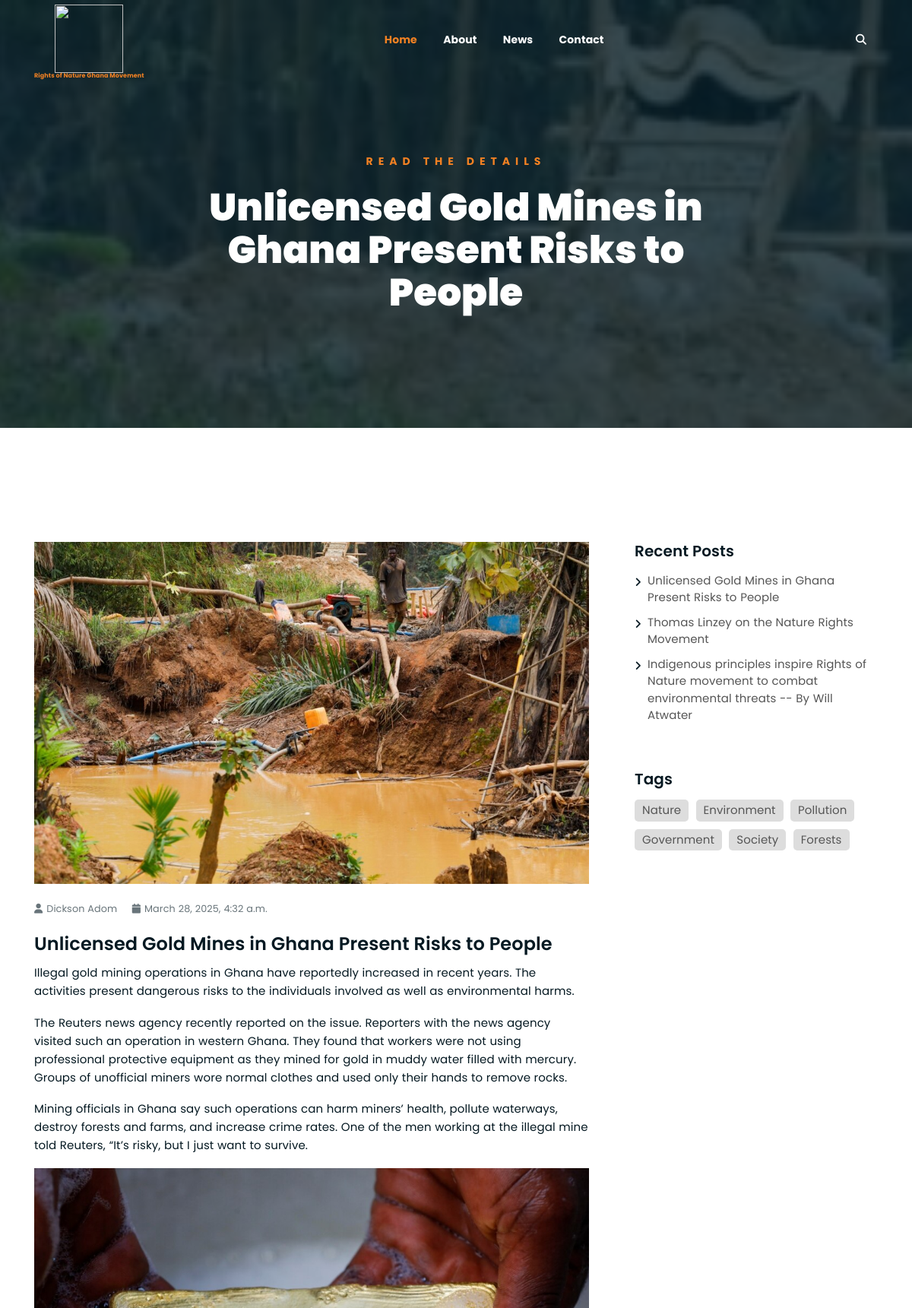
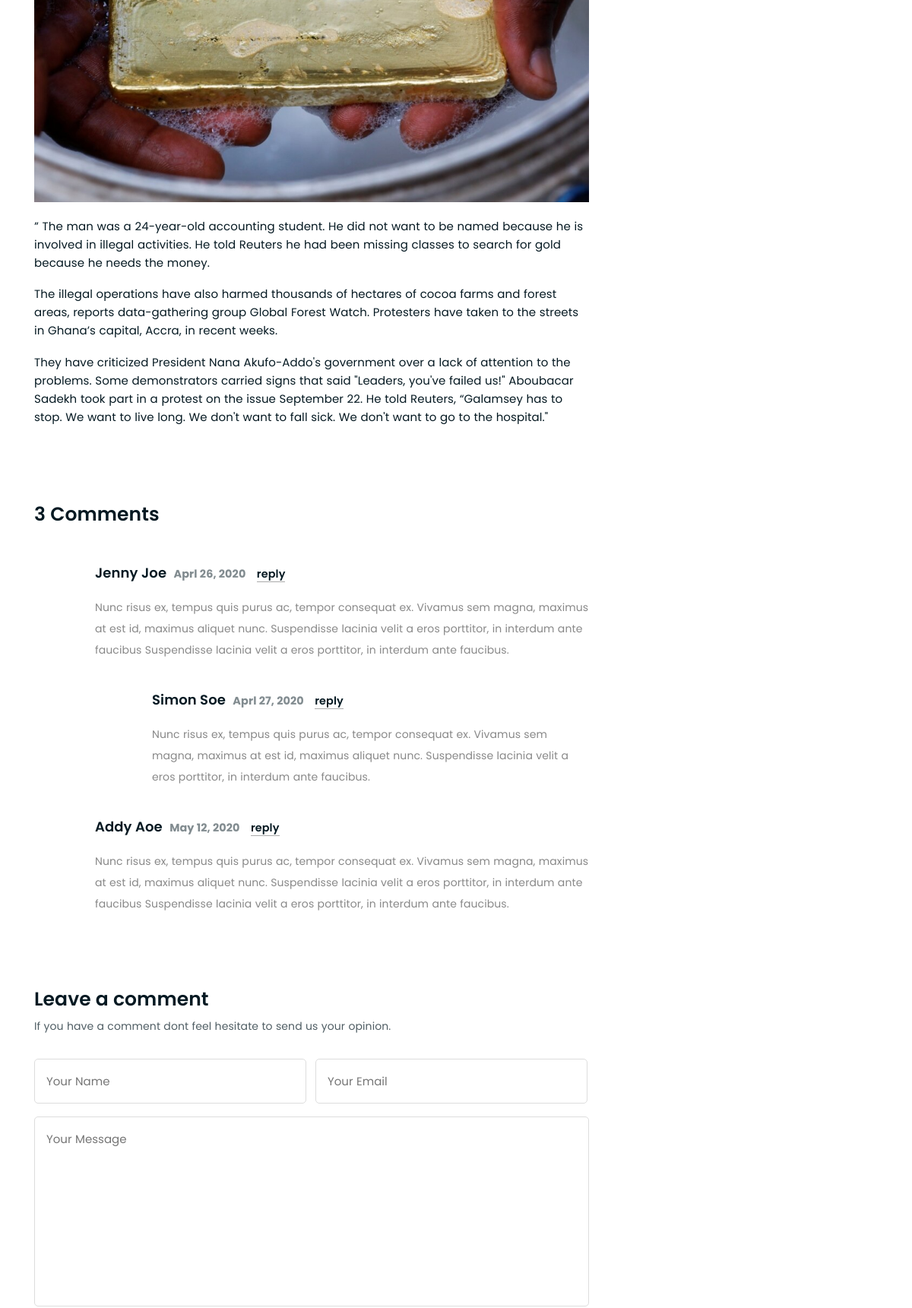
Page /singleNews/2 (upper part) on the committed database (2 pictures, top to bottom).
### ronagapp/models.py (models this page shows, shortened)
class Post(models.Model):
    title = models.CharField(max_length = 150)
    paragraph1 = models.TextField(null=True, blank=True)
    paragraph2 = models.TextField(max_length = 100000, null=True, blank=True)
    paragraph3 = models.TextField(max_length = 100000, null=True, blank=True)
    paragraph4 = models.TextField(max_length = 100000, null=True, blank=True)
    paragraph5 = models.TextField(max_length = 100000, null=True, blank=True)
    paragraph6 = models.TextField(max_length = 100000, null=True, blank=True)
    image1 = models.ImageField(null=True, blank=True, upload_to="posts/")
    image2 = models.ImageField(null=True, blank=True, upload_to="posts/")
    image3 = models.ImageField(null=True, blank=True, upload_to="posts/")
    date = models.DateTimeField(_("Date"), auto_now=True)

### ronagapp/views.py (the view)
# urls.py: path("singleNews/<int:post_id>", views.singleNews, name="singleNews")
def singleNews(request, post_id):
    post = get_object_or_404(Post, pk=post_id)
    context = {"post": post, "posts": posts}
    return render(request, 'singleNews.html', context)

### templates/singleNews.html (shortened to what this page needs)
{% extends 'main.html' %}
{% load static %}
{% block content %}
	{% if post.image1 %}
		<div style="background-image: url('{{ post.image1.url }}'), url('{% static 'media/posts/{{post.image1.url}}.jpg' %}');" class="breadcrumb-section breadcrumb-bg">
	{% endif %}
		<div class="container">
			<div class="row">
				<div class="col-lg-8 offset-lg-2 text-center">
					<div class="breadcrumb-text">
						<p>Read the Details</p>
						<h1>{{post.title}}</h1>
					</div>
				</div>
			</div>
		</div>
	</div>
	<div class="mt-150 mb-150">
		<div class="container">
			<div class="row">
				<div class="col-lg-8">
					<div class="single-article-section">
						<div class="single-article-text">
							{% if post.image1 %}
							<div class="single-artcile-bg">
								<img style="height: 100%; width: 100%; object-fit: cover; object-position: center;" src="{{post.image1.url}}" alt="">
							</div>
							{% else %}
							<p></p>
							{% endif %}
							<p class="blog-meta">
								<span class="author"><i class="fas fa-user"></i>Dickson Adom</span>
								<span class="date"><i class="fas fa-calendar"></i>{{post.date}}</span>
							</p>
							<h2>{{post.title}}</h2>
							{% if post.paragraph1 %}
								<p>{{post.paragraph1}}</p>
							{% endif %}
							{% if post.paragraph2 %}
								<p>{{post.paragraph2}}</p>
							{% endif %}
							{% if post.paragraph3 %}
								<p>{{post.paragraph3}}</p>
							{% endif %}
							{% if post.image2 %}
							<div class="single-artcile-bg">
								<img style="height: 100%; width: 100%; object-fit: cover; object-position: center;" src="{{post.image2.url}}" alt="">
							</div>
							{% endif %}
							{% if post.paragraph4 %}
								<p>{{post.paragraph4}}</p>
							{% endif %}
							{% if post.paragraph5 %}
								<p>{{post.paragraph5}}</p>
							{% endif %}
							{% if post.paragraph6 %}
								<p>{{post.paragraph6}}</p>
							{% endif %}
						</div>
						<div class="comments-list-wrap">
							<h3 class="comment-count-title">3 Comments</h3>
							<div class="comment-list">
								<div class="single-comment-body">
									<div class="comment-text-body">
										<h4>Jenny Joe <span class="comment-date">Aprl 26, 2020</span> <a href="#">reply</a></h4>
										<p>Nunc risus ex, tempus quis purus ac, tempor consequat ex. Vivamus sem magna, maximus at est id, maximus aliquet nunc. Suspendisse lacinia velit a eros porttitor, in interdum ante faucibus Suspendisse lacinia velit a eros porttitor, in interdum ante faucibus.</p>
									</div>
									<div class="single-comment-body child">
										<div class="comment-text-body">
											<h4>Simon Soe <span class="comment-date">Aprl 27, 2020</span> <a href="#">reply</a></h4>
											<p>Nunc risus ex, tempus quis purus ac, tempor consequat ex. Vivamus sem magna, maximus at est id, maximus aliquet nunc. Suspendisse lacinia velit a eros porttitor, in interdum ante faucibus.</p>
										</div>
									</div>
								</div>
								<div class="single-comment-body">
									<div class="comment-text-body">
										<h4>Addy Aoe <span class="comment-date">May 12, 2020</span> <a href="#">reply</a></h4>
										<p>Nunc risus ex, tempus quis purus ac, tempor consequat ex. Vivamus sem magna, maximus at est id, maximus aliquet nunc. Suspendisse lacinia velit a eros porttitor, in interdum ante faucibus Suspendisse lacinia velit a eros porttitor, in interdum ante faucibus.</p>
									</div>
								</div>
							</div>
						</div>
						<div class="comment-template">
							<h4>Leave a comment</h4>
							<p>If you have a comment dont feel hesitate to send us your opinion.</p>
							<form action="{% url 'index' %}">
								<p>
									<input type="text" placeholder="Your Name">
									<input type="email" placeholder="Your Email">
								</p>
								<p><textarea name="comment" id="comment" cols="30" rows="10" placeholder="Your Message"></textarea></p>
							</form>
						</div>
					</div>
				</div>
				<div class="col-lg-4">
					<div class="sidebar-section">
						<div class="recent-posts">
							<h4>Recent Posts</h4>
							<ul>
								{% for post in posts %}
								<li><a href="{% url 'singleNews' post.id %}">{{post.title}}</a></li>
								{% endfor %}
							</ul>
						</div>
						<div class="tag-section">
							<h4>Tags</h4>
							<ul>
								<li><a href="{% url 'news' %}">Nature</a></li>
								<li><a href="{% url 'news' %}">Environment</a></li>
								<li><a href="{% url 'news' %}">Pollution</a></li>
								<li><a href="{% url 'news' %}">Government</a></li>
								<li><a href="{% url 'news' %}">Society</a></li>
								<li><a href="{% url 'news' %}">Forests</a></li>
							</ul>
						</div>
					</div>
				</div>
			</div>
		</div>
	</div>
{% endblock content %}

### static/assets/css/responsive.css (style rules this page uses)
@media only screen and (min-width: 992px) and (max-width: 1200px) { .comment-template form p input[type=email] { margin-left: 8px; } }

### rows in the picture
Post: image1 (picture), title "Unlicensed Gold Mines in Ghana Present Risks to People", date "March 28, 2025, 4:32 a.m.", paragraph1 "Illegal gold mining operations in Ghana have reportedly increased in recent years. The activities present dangerous risks to the individuals involved as well as environmental harms.", paragraph2 "The Reuters news agency recently reported on the issue. Reporters with the news agency visited such an operation in western Ghana. They found that workers were not using professional protective equipment as they mined for gold in muddy water filled with mercury. Groups of unofficial miners wore normal clothes and used only their hands to remove rocks.", paragraph3 "Mining officials in Ghana say such operations can harm miners’ health, pollute waterways, destroy forests and farms, and increase crime rates. One of the men working at the illegal mine told Reuters, “It’s risky, but I just want to survive.", image2 (picture), paragraph4 "” The man was a 24-year-old accounting student. He did not want to be named because he is involved in illegal activities. He told Reuters he had been missing classes to search for gold because he needs the money.", paragraph5 "The illegal operations have also harmed thousands of hectares of cocoa farms and forest areas, reports data-gathering group Global Forest Watch. Protesters have taken to the streets in Ghana’s capital, Accra, in recent weeks.", paragraph6 "They have criticized President Nana Akufo-Addo's government over a lack of attention to the problems. Some demonstrators carried signs that said \"Leaders, you've failed us!\" Aboubacar Sadekh took part in a protest on the issue September 22. He told Reuters, “Galamsey has to stop. We want to live long. We don't want to fall sick. We don't want to go to the hospital.\""
Post: title "Thomas Linzey on the Nature Rights Movement"
Post: title "Indigenous principles inspire Rights of Nature movement to combat environmental threats -- By Will Atwater"
